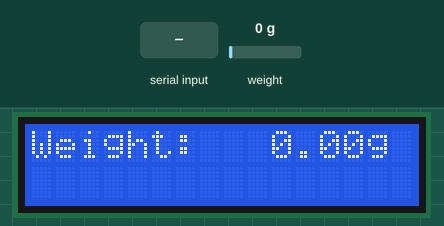
A sketch run on a simulated ESP8266 (NodeMCU). Parts: 16×2 character LCD. The inputs (shaded band) are chosen by the test bench; at power-on: weight on the scale 0 g. What the sketch prints to the serial monitor is not drawn.

Above: at 6.6 s.
6.7 s: weight on the scale set to 100 g
At 7.6 s:
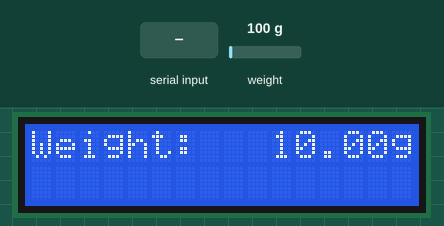
8.5 s: weight on the scale set to 1250 g
At 9.4 s:
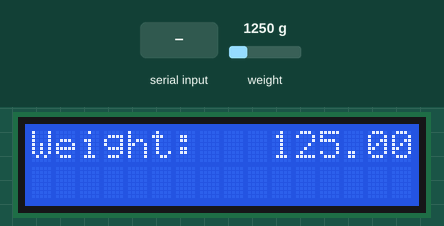
10.1 s: "t" received over Serial
At 11.1 s:
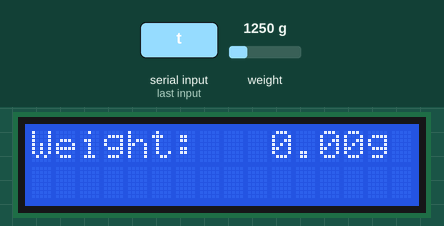
12.1 s: weight on the scale set to 3750 g
At 12.9 s:
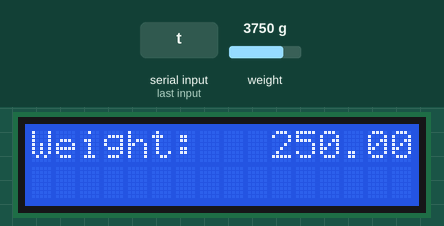
Timing chart, 0 to 14.7 s (numbered marks = the images above; inputs shaded):
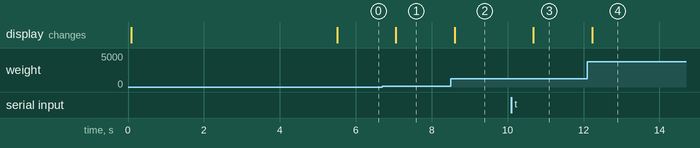

Measured:
- after the input at 6.7 s, the display: changes after 0.36 s (image 1)
- after the input at 8.5 s, the display: changes after 0.11 s (image 2)
- after the input at 10.1 s, the display: changes after 0.58 s (image 3)
- after the input at 12.1 s, the display: changes after 0.13 s (image 4)

The sketch:

Weight_Based_Yoga.ino
```cpp
/* -------------------------------------------------------------------------------------
   HX711_ADC Arduino library for HX711 24-Bit Analog-to-Digital Converter for Weight Scales
   Olav Kallhovd, Sept 2017
------------------------------------------------------------------------------------- */

#include <LiquidCrystal_I2C.h>
#include <HX711_ADC.h>

#if defined(ESP8266) || defined(ESP32) || defined(AVR)
#include <EEPROM.h>
#endif

LiquidCrystal_I2C lcd(0x27, 16, 2);

// Pins
const int HX711_dout = 4;
const int HX711_sck = 5;

// HX711 constructor
HX711_ADC LoadCell(HX711_dout, HX711_sck);

const int calVal_eepromAdress = 0;
unsigned long t = 0;

void setup() {
  Serial.begin(57600);
  delay(10);

  lcd.init();
  lcd.backlight();

  lcd.setCursor(0, 0);
  lcd.print("Weight Based");

  lcd.setCursor(0, 1);
  lcd.print("Yoga");

  Serial.println();
  Serial.println("Starting...");

  LoadCell.begin();

  // LoadCell.setReverseOutput();

  float calibrationValue;
  calibrationValue = 94696.0;

  #if defined(ESP8266) || defined(ESP32)
  // EEPROM.begin(512);
  #endif

  // EEPROM.get(calVal_eepromAdress, calibrationValue);

  unsigned long stabilizingtime = 2000;
  boolean _tare = true;

  LoadCell.start(stabilizingtime, _tare);

  if (LoadCell.getTareTimeoutFlag()) {
    Serial.println("Timeout, check MCU>HX711 wiring and pin designations");
    while (1);
  } else {
    LoadCell.setCalFactor(calibrationValue);
    Serial.println("Startup is complete");
  }

  delay(3000);
  lcd.clear();
}

void loop() {
  static boolean newDataReady = 0;
  const int serialPrintInterval = 0;

  // Check for new data and start the next conversion
  if (LoadCell.update())
    newDataReady = true;

  // Get smoothed value from the dataset
  if (newDataReady) {
    if (millis() > t + serialPrintInterval) {
      float i = LoadCell.getData();

      Serial.print("Load_cell output val: ");
      Serial.println(i);

      lcd.clear();
      lcd.setCursor(0, 0);
      lcd.print("Weight:");

      lcd.setCursor(10, 0);
      lcd.print(i * 100);
      lcd.print("g");

      if ((i * 100) > 20 && (i * 100) < 40) {
        lcd.setCursor(0, 1);
        lcd.print("Do:");

        lcd.setCursor(5, 1);
        lcd.print("Vajrasanam");

        Serial.println("Vajrasanam");
      }
      else if ((i * 100) > 40 && (i * 100) < 80) {
        lcd.setCursor(0, 1);
        lcd.print("Do:");

        lcd.setCursor(5, 1);
        lcd.print("Badmasanam");

        Serial.println("Badmasanam");
      }
      else if ((i * 100) > 80 && (i * 100) < 100) {
        lcd.setCursor(0, 1);
        lcd.print("Do:");

        lcd.setCursor(5, 1);
        lcd.print("Sirasasanam");

        Serial.println("Sirasasanam");
      }

      newDataReady = 0;
      t = millis();
    }
  }

  // Receive command from Serial Monitor; send 't' to initiate tare
  if (Serial.available() > 0) {
    char inByte = Serial.read();

    if (inByte == 't')
      LoadCell.tareNoDelay();
  }

  // Check whether tare operation is complete
  if (LoadCell.getTareStatus() == true) {
    Serial.println("Tare complete");
  }

  delay(500);
}
```
